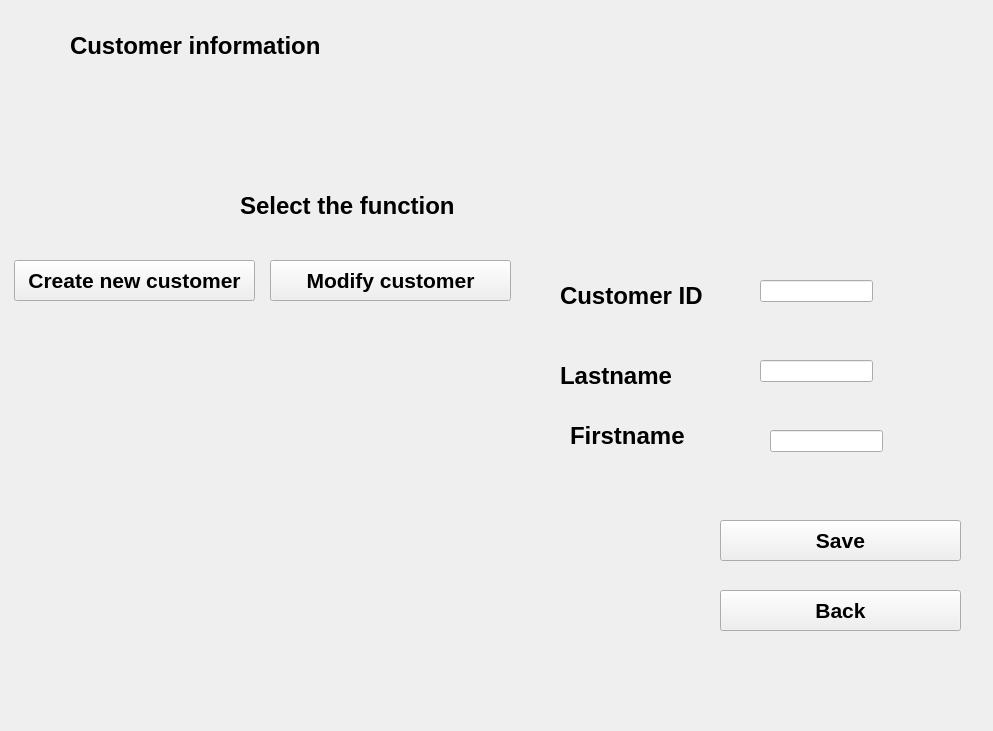
<?xml version="1.0" encoding="UTF-8"?>
<ui version="4.0">
 <class>EditCustomers</class>
 <widget class="QWidget" name="EditCustomers">
  <property name="geometry">
   <rect>
    <x>0</x>
    <y>0</y>
    <width>993</width>
    <height>731</height>
   </rect>
  </property>
  <property name="windowTitle">
   <string>Form</string>
  </property>
  <widget class="QLabel" name="labelCustomerInformation">
   <property name="geometry">
    <rect>
     <x>70</x>
     <y>20</y>
     <width>281</width>
     <height>51</height>
    </rect>
   </property>
   <property name="font">
    <font>
     <pointsize>18</pointsize>
     <bold>true</bold>
    </font>
   </property>
   <property name="text">
    <string>Customer information</string>
   </property>
  </widget>
  <widget class="QLabel" name="labelSelectTheFunction">
   <property name="geometry">
    <rect>
     <x>240</x>
     <y>180</y>
     <width>281</width>
     <height>51</height>
    </rect>
   </property>
   <property name="font">
    <font>
     <pointsize>18</pointsize>
     <bold>true</bold>
    </font>
   </property>
   <property name="text">
    <string>Select the function</string>
   </property>
  </widget>
  <widget class="QLabel" name="labelCustomerID">
   <property name="geometry">
    <rect>
     <x>560</x>
     <y>270</y>
     <width>281</width>
     <height>51</height>
    </rect>
   </property>
   <property name="font">
    <font>
     <pointsize>18</pointsize>
     <bold>true</bold>
    </font>
   </property>
   <property name="text">
    <string>Customer ID</string>
   </property>
  </widget>
  <widget class="QLabel" name="labelLastname">
   <property name="geometry">
    <rect>
     <x>560</x>
     <y>350</y>
     <width>281</width>
     <height>51</height>
    </rect>
   </property>
   <property name="font">
    <font>
     <pointsize>18</pointsize>
     <bold>true</bold>
    </font>
   </property>
   <property name="text">
    <string>Lastname</string>
   </property>
  </widget>
  <widget class="QLabel" name="labelFirstname">
   <property name="geometry">
    <rect>
     <x>570</x>
     <y>410</y>
     <width>281</width>
     <height>51</height>
    </rect>
   </property>
   <property name="font">
    <font>
     <pointsize>18</pointsize>
     <bold>true</bold>
    </font>
   </property>
   <property name="text">
    <string>Firstname</string>
   </property>
  </widget>
  <widget class="QLineEdit" name="lineEditCustomerID">
   <property name="geometry">
    <rect>
     <x>760</x>
     <y>280</y>
     <width>113</width>
     <height>22</height>
    </rect>
   </property>
  </widget>
  <widget class="QLineEdit" name="lineEditLastname">
   <property name="geometry">
    <rect>
     <x>760</x>
     <y>360</y>
     <width>113</width>
     <height>22</height>
    </rect>
   </property>
  </widget>
  <widget class="QLineEdit" name="lineEditFirstname">
   <property name="geometry">
    <rect>
     <x>770</x>
     <y>430</y>
     <width>113</width>
     <height>22</height>
    </rect>
   </property>
  </widget>
  <widget class="QPushButton" name="CreateNewCustomer">
   <property name="geometry">
    <rect>
     <x>14</x>
     <y>260</y>
     <width>241</width>
     <height>41</height>
    </rect>
   </property>
   <property name="font">
    <font>
     <pointsize>16</pointsize>
     <bold>true</bold>
    </font>
   </property>
   <property name="text">
    <string>Create new customer</string>
   </property>
  </widget>
  <widget class="QPushButton" name="ModifyCustomer">
   <property name="geometry">
    <rect>
     <x>270</x>
     <y>260</y>
     <width>241</width>
     <height>41</height>
    </rect>
   </property>
   <property name="font">
    <font>
     <pointsize>16</pointsize>
     <bold>true</bold>
    </font>
   </property>
   <property name="text">
    <string>Modify customer</string>
   </property>
  </widget>
  <widget class="QPushButton" name="Save">
   <property name="geometry">
    <rect>
     <x>720</x>
     <y>520</y>
     <width>241</width>
     <height>41</height>
    </rect>
   </property>
   <property name="font">
    <font>
     <pointsize>16</pointsize>
     <bold>true</bold>
    </font>
   </property>
   <property name="text">
    <string>Save</string>
   </property>
  </widget>
  <widget class="QPushButton" name="Back">
   <property name="geometry">
    <rect>
     <x>720</x>
     <y>590</y>
     <width>241</width>
     <height>41</height>
    </rect>
   </property>
   <property name="font">
    <font>
     <pointsize>16</pointsize>
     <bold>true</bold>
    </font>
   </property>
   <property name="text">
    <string>Back</string>
   </property>
  </widget>
 </widget>
 <resources/>
 <connections/>
</ui>
